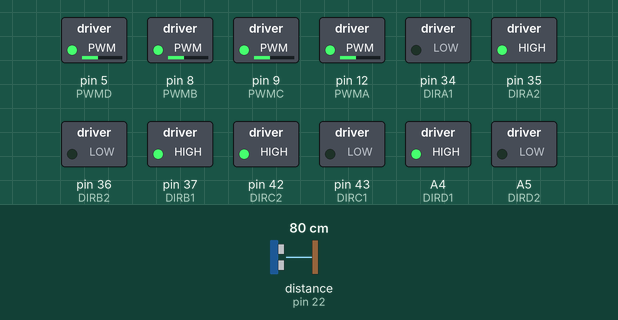
A sketch run on a simulated Arduino Mega 2560, built with avr-gcc and run on an emulated ATmega2560. Parts: switched loads named in the sketch (green lamp = pin HIGH). Wiring (inferred from the names in the program): ultrasonic range finder: trigger pin 24; echo pin 22. The test bench sets the inputs (shaded band); at power-on: distance to the obstacle (sensor on pin 22) 80 cm. The echo pulse lasts 58.3 µs per cm; pins used as bus, display or sensor lines are not drawn.

Above: at 1.2 s.
1.3 s: distance to the obstacle (sensor on pin 22) set to 34 cm
2.8 s: distance to the obstacle (sensor on pin 22) set to 27 cm
At 3.3 s:
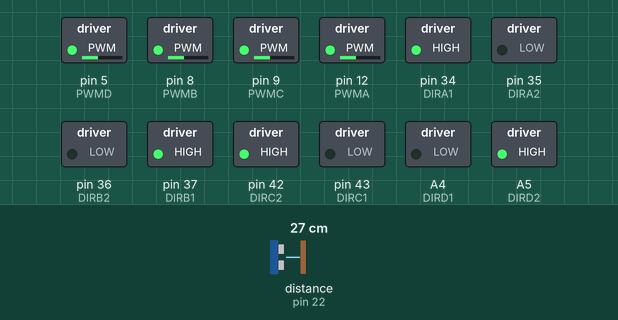
4.3 s: distance to the obstacle (sensor on pin 22) set to 35 cm
At 5.5 s:
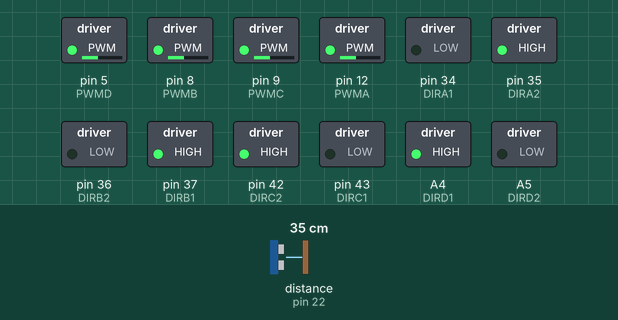
5.8 s: distance to the obstacle (sensor on pin 22) set to 2 cm
At 6.7 s:
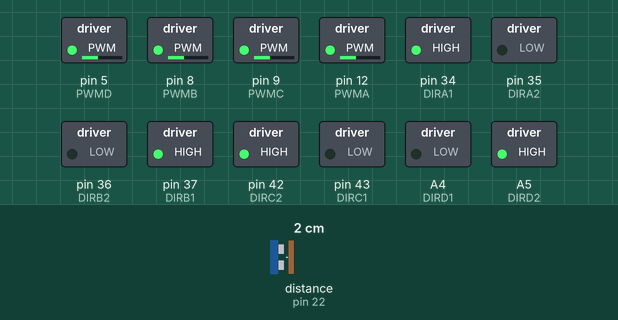
Timing chart, 0 to 8.3 s (numbered marks = the images above; inputs shaded):
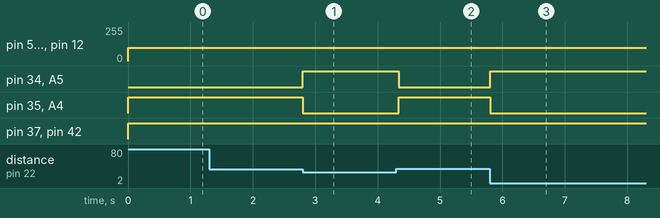

Measured:
- the behaviour switches between 31 and 30 cm on distance to the obstacle (sensor on pin 22) (found by bisection; images 0 and 1)
- after the input at 1.3 s, every drawn part: stays the same
- after the input at 2.8 s, pin 34 (DIRA1), A5 (DIRD2): LOW → HIGH at once; pin 35 (DIRA2), A4 (DIRD1): HIGH → LOW at once
- after the input at 4.3 s, pin 34 (DIRA1), A5 (DIRD2): HIGH → LOW at once; pin 35 (DIRA2), A4 (DIRD1): LOW → HIGH at once
- after the input at 5.8 s, pin 34 (DIRA1), A5 (DIRD2): LOW → HIGH at once; pin 35 (DIRA2), A4 (DIRD1): HIGH → LOW at once

The sketch:

UltraSonic1.ino
```cpp
// 사용자 정의 (단일 센서)
// 초음파 센서 핀 정의
#define Echo 22 // 초음파 수신 핀
#define Trig 24 // 초음파 제어 핀

// 모터 핀 정의
#define PWMA 12    // A모터 속도
#define DIRA1 34
#define DIRA2 35  // A모터 방향
#define PWMB 8    // B모터 속도
#define DIRB1 37
#define DIRB2 36  // B모터 방향
#define PWMC 9   // C모터 속도
#define DIRC1 43
#define DIRC2 42  // C모터 방향
#define PWMD 5    // D모터 속도
#define DIRD1 A4
#define DIRD2 A5  // D모터 방향

// 모터 제어, 전진, 후진, 정지
// 왼쪽 앞바퀴
#define MOTORA_FORWARD(pwm)    do{digitalWrite(DIRA1,LOW); digitalWrite(DIRA2,HIGH);analogWrite(PWMA,pwm);}while(0)
#define MOTORA_STOP(x)         do{digitalWrite(DIRA1,LOW); digitalWrite(DIRA2,LOW); analogWrite(PWMA,0);}while(0)
#define MOTORA_BACKOFF(pwm)    do{digitalWrite(DIRA1,HIGH);digitalWrite(DIRA2,LOW); analogWrite(PWMA,pwm);}while(0)
// 오른쪽 앞바퀴
#define MOTORB_FORWARD(pwm)    do{digitalWrite(DIRB1,HIGH); digitalWrite(DIRB2,LOW);analogWrite(PWMB,pwm);}while(0)
#define MOTORB_STOP(x)         do{digitalWrite(DIRB1,LOW); digitalWrite(DIRB2,LOW); analogWrite(PWMB,0);}while(0)
#define MOTORB_BACKOFF(pwm)    do{digitalWrite(DIRB1,LOW);digitalWrite(DIRB2,HIGH); analogWrite(PWMB,pwm);}while(0)
// 왼쪽 뒷바퀴
#define MOTORC_FORWARD(pwm)    do{digitalWrite(DIRC1,LOW); digitalWrite(DIRC2,HIGH);analogWrite(PWMC,pwm);}while(0)
#define MOTORC_STOP(x)         do{digitalWrite(DIRC1,LOW); digitalWrite(DIRC2,LOW); analogWrite(PWMC,0);}while(0)
#define MOTORC_BACKOFF(pwm)    do{digitalWrite(DIRC1,HIGH);digitalWrite(DIRC2,LOW); analogWrite(PWMC,pwm);}while(0)
// 오른쪽 뒷바퀴
#define MOTORD_FORWARD(pwm)    do{digitalWrite(DIRD1,HIGH); digitalWrite(DIRD2,LOW);analogWrite(PWMD,pwm);}while(0)
#define MOTORD_STOP(x)         do{digitalWrite(DIRD1,LOW); digitalWrite(DIRD2,LOW); analogWrite(PWMD,0);}while(0)
#define MOTORD_BACKOFF(pwm)    do{digitalWrite(DIRD1,LOW);digitalWrite(DIRD2,HIGH); analogWrite(PWMD,pwm);}while(0)

#define SERIAL  Serial

// PWM 매개변수 정의
#define MAX_PWM   200
#define MIN_PWM   130

int Motor_PWM = 100;

// 모터 이동 제어 매크로 정의

//    ↑A-----B↑
//     |  ↑  |
//     |  |  |
//    ↑C-----D↑
void ADVANCE()
{
  MOTORA_FORWARD(Motor_PWM);MOTORB_FORWARD(Motor_PWM);
  MOTORC_FORWARD(Motor_PWM);MOTORD_FORWARD(Motor_PWM);
}

//    ↓A-----B↓
//     |  |  |
//     |  ↓  |
//    ↓C-----D↓
void BACK()
{
  MOTORA_BACKOFF(Motor_PWM);MOTORB_BACKOFF(Motor_PWM);
  MOTORC_BACKOFF(Motor_PWM);MOTORD_BACKOFF(Motor_PWM);
}
//    =A-----B↑
//     |   ↖ |
//     | ↖   |
//    ↑C-----D=
void LEFT_1()
{
  MOTORA_FORWARD(Motor_PWM);MOTORB_STOP(Motor_PWM);
  MOTORC_STOP(Motor_PWM);MOTORD_FORWARD(Motor_PWM);
}

//    ↓A-----B↑
//     |  ←  |
//     |  ←  |
//    ↑C-----D↓
void LEFT_2()
{
  MOTORA_BACKOFF(Motor_PWM);MOTORB_FORWARD(Motor_PWM);
  MOTORC_FORWARD(Motor_PWM);MOTORD_BACKOFF(Motor_PWM);
}
//    ↓A-----B=
//     | ↙   |
//     |   ↙ |
//    =C-----D↓
void LEFT_3()
{
  MOTORA_BACKOFF(Motor_PWM);MOTORB_STOP(Motor_PWM);
  MOTORC_STOP(Motor_PWM);MOTORD_BACKOFF(Motor_PWM);
}
//    ↑A-----B=
//     | ↗   |
//     |   ↗ |
//    =C-----D↑
void RIGHT_1()
{
  MOTORA_FORWARD(Motor_PWM);MOTORB_STOP(Motor_PWM);
  MOTORC_STOP(Motor_PWM);MOTORD_FORWARD(Motor_PWM);
}
//    ↑A-----B↓
//     |  →  |
//     |  →  |
//    ↓C-----D↑
void RIGHT_2()
{
  MOTORA_FORWARD(Motor_PWM);MOTORB_BACKOFF(Motor_PWM);
  MOTORC_BACKOFF(Motor_PWM);MOTORD_FORWARD(Motor_PWM);
}
//    =A-----B↓
//     |   ↘ |
//     | ↘   |
//    ↓C-----D=
void RIGHT_3()
{
  MOTORA_STOP(Motor_PWM);MOTORB_BACKOFF(Motor_PWM);
  MOTORC_BACKOFF(Motor_PWM);MOTORD_STOP(Motor_PWM);
}

//    ↑A-----B↓
//     | ↗ ↘ |
//     | ↖ ↙ |
//    ↑C-----D↓
void rotate_1(uint8_t pwm_A,uint8_t pwm_B,uint8_t pwm_C,uint8_t pwm_D)
{
  MOTORA_BACKOFF(pwm_A);MOTORB_FORWARD(pwm_B);
  MOTORC_FORWARD(pwm_C);MOTORD_BACKOFF(pwm_D);
}

//    ↓A-----B↑
//     | ↙ ↖ |
//     | ↘ ↗ |
//    ↓C-----D↑
void rotate_2(uint8_t pwm_A,uint8_t pwm_B,uint8_t pwm_C,uint8_t pwm_D)
{
 MOTORA_FORWARD(pwm_A);MOTORB_BACKOFF(pwm_B);
  MOTORC_BACKOFF(pwm_C);MOTORD_FORWARD(pwm_D);
}
//    =A-----B=
//     |  =  |
//     |  =  |
//    =C-----D=
void STOP()
{
  MOTORA_STOP(Motor_PWM);MOTORB_STOP(Motor_PWM);
  MOTORC_STOP(Motor_PWM);MOTORD_STOP(Motor_PWM);
}

// 초기화 거리 데이터
float echoDistance;
int leftDistance = 0;
int rightDistance = 0;
int forwardDistance = 0;
int backDistance = 0;

#define LOG_DEBUG

#ifdef LOG_DEBUG
#define M_LOG SERIAL.print
#else
#define M_LOG
#endif

void IO_init() //핀 모드 정의
{
  pinMode(PWMA, OUTPUT);
  pinMode(DIRA1, OUTPUT);pinMode(DIRA2, OUTPUT);
  pinMode(PWMB, OUTPUT);
  pinMode(DIRB1, OUTPUT);pinMode(DIRB2, OUTPUT);
  pinMode(PWMC, OUTPUT);
  pinMode(DIRC1, OUTPUT);pinMode(DIRC2, OUTPUT);
  pinMode(PWMD, OUTPUT);
  pinMode(DIRD1, OUTPUT);pinMode(DIRD2, OUTPUT);
  pinMode(Trig, OUTPUT);
  pinMode(Echo, INPUT);
  STOP();
}

int testDistance() //거리 측정 서브루틴
{
  // 초음파 모듈 활성화
  digitalWrite(Trig, LOW);
  delayMicroseconds(2);
  digitalWrite(Trig, HIGH);
  delayMicroseconds(20);
  digitalWrite(Trig, LOW);
  echoDistance = pulseIn(Echo, HIGH);
  echoDistance /= 58; // echoDistance = echoDistance ÷ 58
  return (int)echoDistance;
}

void setup()
{
  SERIAL.begin(9600);
  IO_init();
}

void loop()
{
  forwardDistance = testDistance(); //전방 거리 측정 데이터 저장
  if (forwardDistance <= 30) //전방에 장애물이 있을 경우
  {
    LEFT_2();
    delay(100);
  }
  else //전방에 장애물이 없을 경우
  {
    ADVANCE();
  }
}
```
